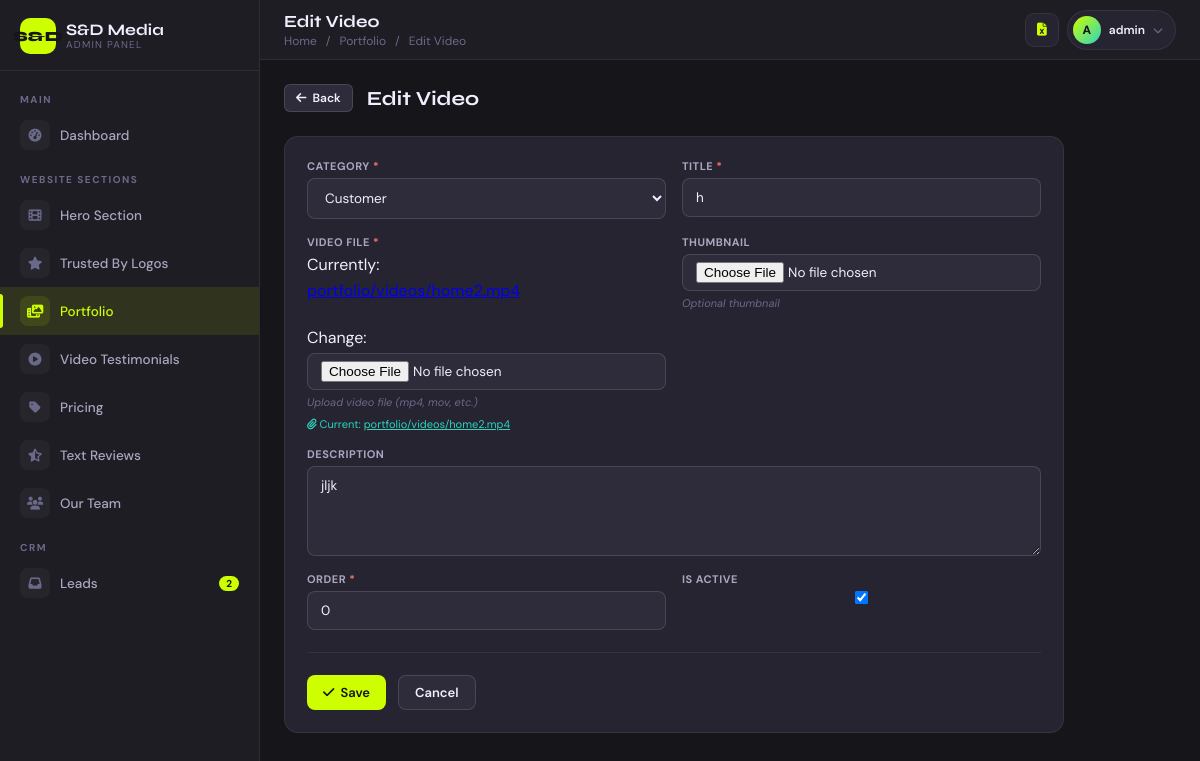
Screenshot of /cadmin/portfolio/video/1/edit/ (signed in) with the database file from the repository.
### core/models.py (models this page shows, shortened)
class PortfolioVideo(models.Model):
    category = models.ForeignKey(PortfolioCategory, on_delete=models.CASCADE, related_name='videos')
    title = models.CharField(max_length=200)
    video_file = models.FileField(upload_to='portfolio/videos/', help_text="Upload video file (mp4, mov, etc.)")
    thumbnail = models.ImageField(upload_to='portfolio/thumbnails/', blank=True, null=True, help_text="Optional thumbnail")
    description = models.TextField(blank=True)
    order = models.PositiveIntegerField(default=0)
    is_active = models.BooleanField(default=True)
    created_at = models.DateTimeField(auto_now_add=True)
    class Meta:
        verbose_name = "Portfolio Video"
        verbose_name_plural = "Portfolio Videos"
        ordering = ['category', 'order', 'title']

### core/cadmin_views.py (the view)
# urls.py: path('portfolio/video/<int:pk>/edit/',      v.portfolio_video_edit,      name='portfolio_video_edit'),
@cadmin_required
def portfolio_video_edit(request, pk):
    obj = get_object_or_404(PortfolioVideo, pk=pk)
    r, saved = _form_view(request, PortfolioVideoForm, '/cadmin/portfolio/', 'custom_admin/generic_form.html', instance=obj,
        ctx_extra={'form_title': 'Edit Video', 'section_title': 'Portfolio'})
    if saved: return redirect('cadmin:portfolio_category_list')
    return r

### core/cadmin_views.py
class PortfolioVideoForm(forms.ModelForm):
    class Meta:
        model = PortfolioVideo
        fields = ['category', 'title', 'video_file', 'thumbnail', 'description', 'order', 'is_active']
        widgets = {
            'title': forms.TextInput(attrs={'placeholder': 'Video title'}),
            'description': forms.Textarea(attrs={'rows': 3}),
        }

### core/cadmin_views.py (called while the page is built)
def is_staff(user):
    return user.is_authenticated and (user.is_staff or user.is_superuser)

def _base_ctx():
    return {'lead_count': Lead.objects.count()}

def _form_view(request, form_class, back_url, template, instance=None, ctx_extra=None):
    form = form_class(request.POST or None, request.FILES or None, instance=instance)
    if request.method == 'POST' and form.is_valid():
        form.save()
        messages.success(request, 'Saved successfully.')
        return redirect(back_url), True
    ctx = {**_base_ctx(), 'form': form, 'back_url': back_url}
    if ctx_extra: ctx.update(ctx_extra)
    return render(request, template, ctx), False

### core/models.py (called while the page is built)
    def __str__(self):
        return self.name

### templates/custom_admin/generic_form.html (shortened to what this page needs)
{% extends "custom_admin/base.html" %}
{% block page_title %}{{ form_title }}{% endblock %}
{% block breadcrumb %}
<span style="margin:0 4px;color:var(--text3)">/</span>
<a href="{{ back_url }}">{{ section_title }}</a>
<span style="margin:0 4px;color:var(--text3)">/</span>
{{ form_title }}
{% endblock %}
{% block content %}
<div style="max-width:780px">
  <div style="display:flex;align-items:center;gap:14px;margin-bottom:24px">
    <a href="{{ back_url }}" class="btn btn-secondary btn-sm"><i class="fa-solid fa-arrow-left"></i> Back</a>
    <h2 class="section-title" style="margin-bottom:0">{{ form_title }}</h2>
  </div>
  <div class="card">
    <form method="post" enctype="multipart/form-data">
      <div class="form-grid">
        {% for field in form %}
        <div class="form-group {% if field.field.widget.input_type == 'textarea' or 'url' in field.html_name or field.html_name == 'subtitle' or field.html_name == 'review_text' or field.html_name == 'bio' or field.html_name == 'description' %}full{% endif %}">
          <label for="{{ field.id_for_label }}">
            {{ field.label }}{% if field.field.required %} <span style="color:var(--red)">*</span>{% endif %}
          </label>
          {{ field }}
          {% if field.help_text %}<span class="form-hint">{{ field.help_text }}</span>{% endif %}
          {% if field.value and 'file' in field.html_name or 'video' in field.html_name or 'thumbnail' in field.html_name or 'picture' in field.html_name or 'logo' in field.html_name or 'background_video_file' in field.html_name %}
            {% if field.value and field.value != False %}
            <div class="current-file">
              <i class="fa-solid fa-paperclip"></i> Current:
              <a href="/media/{{ field.value }}" target="_blank" style="color:var(--teal)">{{ field.value }}</a>
            </div>
            {% endif %}
          {% endif %}
        </div>
        {% endfor %}
      </div>
      <hr class="divider">
      <div class="flex gap-3">
        <button type="submit" class="btn btn-primary"><i class="fa-solid fa-check"></i> Save</button>
        <a href="{{ back_url }}" class="btn btn-secondary">Cancel</a>
      </div>
    </form>
  </div>
</div>
{% endblock %}

### templates/custom_admin/base.html (shortened to what this page needs)
<!DOCTYPE html>
<html lang="en">
<head>
  <link rel="stylesheet" href="https://cdnjs.cloudflare.com/ajax/libs/font-awesome/6.5.0/css/all.min.css"/>
</head>
<body>
<aside class="sidebar" id="sidebar">
  <div class="sidebar-logo">
    <div class="logo-icon">S&D</div>
    <div>
      <div class="logo-text">S&D Media</div>
      <div class="logo-sub">Admin Panel</div>
    </div>
  </div>
  <div class="sidebar-scroll">
    <div class="nav-label">Main</div>
    <a href="{% url 'cadmin:dashboard' %}" class="nav-item {% if request.resolver_match.url_name == 'dashboard' %}active{% endif %}">
      <span class="nav-icon"><i class="fa-solid fa-gauge-high"></i></span>Dashboard
    </a>
    <div class="nav-label">Website Sections</div>
    <a href="{% url 'cadmin:hero_list' %}" class="nav-item {% if 'hero' in request.resolver_match.url_name %}active{% endif %}">
      <span class="nav-icon"><i class="fa-solid fa-film"></i></span>Hero Section
    </a>
    <a href="{% url 'cadmin:logo_list' %}" class="nav-item {% if 'logo' in request.resolver_match.url_name %}active{% endif %}">
      <span class="nav-icon"><i class="fa-solid fa-star"></i></span>Trusted By Logos
    </a>
    <a href="{% url 'cadmin:portfolio_category_list' %}" class="nav-item {% if 'portfolio' in request.resolver_match.url_name %}active{% endif %}">
      <span class="nav-icon"><i class="fa-solid fa-photo-film"></i></span>Portfolio
    </a>
    <a href="{% url 'cadmin:video_testimonial_list' %}" class="nav-item {% if 'video_testimonial' in request.resolver_match.url_name %}active{% endif %}">
      <span class="nav-icon"><i class="fa-solid fa-circle-play"></i></span>Video Testimonials
    </a>
    <a href="{% url 'cadmin:pricing_list' %}" class="nav-item {% if 'pricing' in request.resolver_match.url_name or 'video_type' in request.resolver_match.url_name %}active{% endif %}">
      <span class="nav-icon"><i class="fa-solid fa-tag"></i></span>Pricing
    </a>
    <a href="{% url 'cadmin:review_list' %}" class="nav-item {% if 'review' in request.resolver_match.url_name %}active{% endif %}">
      <span class="nav-icon"><i class="fa-solid fa-star-half-stroke"></i></span>Text Reviews
    </a>
    <a href="{% url 'cadmin:team_list' %}" class="nav-item {% if 'team' in request.resolver_match.url_name %}active{% endif %}">
      <span class="nav-icon"><i class="fa-solid fa-users"></i></span>Our Team
    </a>
    <div class="nav-label">CRM</div>
    <a href="{% url 'cadmin:lead_list' %}" class="nav-item {% if 'lead' in request.resolver_match.url_name %}active{% endif %}">
      <span class="nav-icon"><i class="fa-solid fa-inbox"></i></span>
      Leads
      {% if lead_count %}<span class="nav-badge">{{ lead_count }}</span>{% endif %}
    </a>
  </div>
</aside>
<div class="main-wrap">
  <header class="topbar">
    <div class="topbar-left">
      <div>
        <div class="page-title">{% block page_title %}Dashboard{% endblock %}</div>
        <div class="breadcrumb">
          <a href="{% url 'cadmin:dashboard' %}">Home</a>
          {% block breadcrumb %}{% endblock %}
        </div>
      </div>
    </div>
    <div class="topbar-right">
      <a href="{% url 'export-leads' %}" class="icon-btn" title="Export Leads to Excel">
        <i class="fa-solid fa-file-excel" style="color:var(--green)"></i>
      </a>
      <div class="user-menu">
        <div class="user-btn" onclick="toggleDropdown()" id="user-btn">
          <div class="user-avatar">{{ request.user.username|slice:":1"|upper }}</div>
          <span class="user-name-top">{{ request.user.username }}</span>
          <i class="fa-solid fa-chevron-down user-chevron" id="chevron"></i>
        </div>
      </div>
    </div>
  </header>
  <main class="content">{% block content %}{% endblock %}</main>
</div>
</body>
</html>

### rows the page displays
PortfolioVideo: form "Customer" "h" "jljk" "0" "☑", value "portfolio/videos/home2.mp4"

### other values shown
{{ lead_count }} "2"
{{ section_title }} "Portfolio"
{{ request.user.username|slice:":1"|upper }} "A"
{{ request.user.username }} "admin"
{{ field.label }} "CATEGORY" "TITLE" "VIDEO FILE" "THUMBNAIL" "DESCRIPTION" "ORDER" "IS ACTIVE"
{{ field.help_text }} "Upload video file (mp4, mov, etc.)" "Optional thumbnail"
